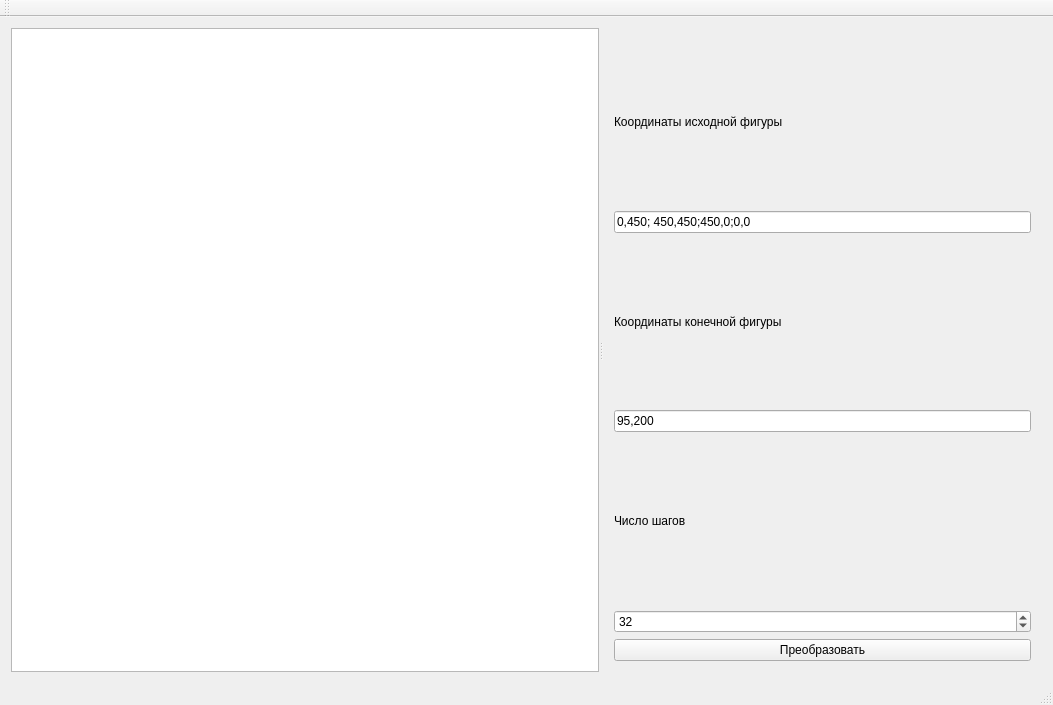
<?xml version="1.0" encoding="UTF-8"?>
<ui version="4.0">
 <class>MainWindow</class>
 <widget class="QMainWindow" name="MainWindow">
  <property name="geometry">
   <rect>
    <x>0</x>
    <y>0</y>
    <width>1053</width>
    <height>705</height>
   </rect>
  </property>
  <property name="windowTitle">
   <string>MainWindow</string>
  </property>
  <widget class="QWidget" name="centralWidget">
   <layout class="QHBoxLayout" name="horizontalLayout">
    <item>
     <widget class="QSplitter" name="splitter">
      <property name="orientation">
       <enum>Qt::Horizontal</enum>
      </property>
      <widget class="QGraphicsView" name="graphicsView"/>
      <widget class="QWidget" name="layoutWidget">
       <layout class="QGridLayout" name="gridLayout">
        <item row="0" column="0">
         <widget class="QLabel" name="label">
          <property name="text">
           <string>Координаты исходной фигуры</string>
          </property>
         </widget>
        </item>
        <item row="1" column="0">
         <widget class="QLineEdit" name="lineEdit_2">
          <property name="text">
           <string>0,450; 450,450;450,0;0,0</string>
          </property>
         </widget>
        </item>
        <item row="2" column="0">
         <widget class="QLabel" name="label_2">
          <property name="text">
           <string>Координаты конечной фигуры</string>
          </property>
         </widget>
        </item>
        <item row="3" column="0">
         <widget class="QLineEdit" name="lineEdit">
          <property name="text">
           <string>95,200</string>
          </property>
         </widget>
        </item>
        <item row="4" column="0">
         <widget class="QLabel" name="label_3">
          <property name="text">
           <string>Число шагов</string>
          </property>
         </widget>
        </item>
        <item row="5" column="0">
         <widget class="QSpinBox" name="spinBox">
          <property name="minimum">
           <number>1</number>
          </property>
          <property name="maximum">
           <number>999</number>
          </property>
          <property name="value">
           <number>32</number>
          </property>
         </widget>
        </item>
        <item row="6" column="0">
         <widget class="QPushButton" name="pushButton">
          <property name="text">
           <string>Преобразовать</string>
          </property>
         </widget>
        </item>
       </layout>
      </widget>
     </widget>
    </item>
   </layout>
  </widget>
  <widget class="QMenuBar" name="menuBar">
   <property name="geometry">
    <rect>
     <x>0</x>
     <y>0</y>
     <width>1053</width>
     <height>22</height>
    </rect>
   </property>
  </widget>
  <widget class="QToolBar" name="mainToolBar">
   <attribute name="toolBarArea">
    <enum>TopToolBarArea</enum>
   </attribute>
   <attribute name="toolBarBreak">
    <bool>false</bool>
   </attribute>
  </widget>
  <widget class="QStatusBar" name="statusBar"/>
 </widget>
 <layoutdefault spacing="6" margin="11"/>
 <resources/>
 <connections/>
</ui>
